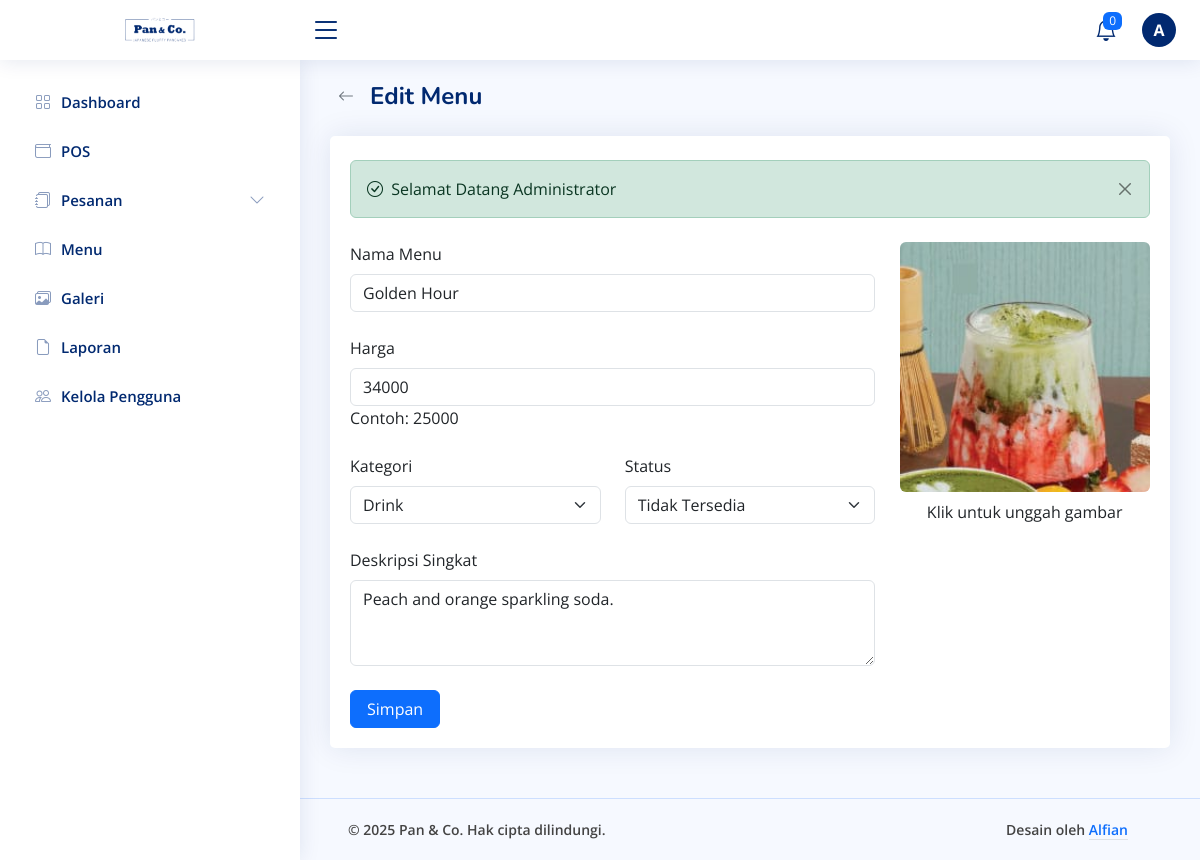
Screenshot of /dashboard/menu/edit.php?menu-id=15 (signed in) with the database file from the repository.
### tables this page shows
CREATE TABLE `menu` (
  `id_menu` int NOT NULL,
  `tanggal_buat` datetime DEFAULT NULL,
  `nama_menu` varchar(255) DEFAULT NULL,
  `kategori` enum('Dessert','Hot Kitchen','Drink') NOT NULL,
  `harga` bigint DEFAULT NULL,
  `deskripsi` text,
  `status` enum('Tersedia','Tidak Tersedia') NOT NULL,
  `gambar` varchar(255) DEFAULT NULL
);

### config/config.php (called while the page is built, shortened)
<?php
$base_url = 'http://localhost/restaurant-order-system';
function base_url($path = '')
{
    global $base_url;
    return rtrim($base_url, '/') . '/' . ltrim($path, '/');
}
function get_image_url($url_gambar)
{
    $path_gambar = $_SERVER['DOCUMENT_ROOT'] . parse_url($url_gambar, PHP_URL_PATH);
    return $url_gambar;
}

### dashboard/menu/edit.php (the view, shortened to what this page needs)
<?php
include('../../config/config.php');
$id_menu = $_GET['menu-id'];
$sql_menu = "SELECT * FROM menu WHERE id_menu = '$id_menu'";
$query_menu = mysqli_query($koneksi, $sql_menu);
if (!mysqli_num_rows($query_menu) > 0) {
    $_SESSION['error'] = "Data tidak ditemukan";
    echo "<script>window.location.href = '" . base_url('dashboard/menu/show.php') . "';</script>";
    exit();
} else {
    $data_menu = mysqli_fetch_array($query_menu);
}
$title = 'Edit Menu';
?>
<div class="pagetitle">
    <div class="d-flex justify-content-start align-items-center gap-2 mb-4">
        <a href="<?= base_url('dashboard/menu/show.php'); ?>" class="btn btn-outline-secondary rounded-circle border-0 btn-back"><i class="bi bi-arrow-left"></i></a>
        <h1 class="mb-0 fw-bold"><?= $title ?></h1>
    </div>
</div>
<section class="section">
    <div class="row">
        <div class="col-lg-12">
            <div class="card">
                <div class="card-body pt-4">
                    <?php include('../components/alerts.php') ?>
                    <?php
                    $nama_menu = isset($_SESSION['form_data']['nama_menu']) ? htmlspecialchars($_SESSION['form_data']['nama_menu']) : $data_menu['nama_menu'];
                    $harga = isset($_SESSION['form_data']['harga']) ? htmlspecialchars($_SESSION['form_data']['harga']) : $data_menu['harga'];
                    $kategori = isset($_SESSION['form_data']['kategori']) ? htmlspecialchars($_SESSION['form_data']['kategori']) : $data_menu['kategori'];
                    $status = isset($_SESSION['form_data']['status']) ? htmlspecialchars($_SESSION['form_data']['status']) : $data_menu['status'];
                    $deskripsi = isset($_SESSION['form_data']['deskripsi']) ? htmlspecialchars($_SESSION['form_data']['deskripsi']) : $data_menu['deskripsi'];
                    $gambar = get_image_url(base_url('assets/uploads/menu/' . $data_menu['gambar']));
                    ?>
                    <form method="post" action="<?= base_url('dashboard/menu/action.php?update-menu=' . $id_menu); ?>" enctype="multipart/form-data">
                        <div class="row g-4 mb-4">
                            <div class="col-md-8">
                                <div class="row g-4">
                                    <div class="col-md-12">
                                        <label for="nama_menu" class="form-label">Nama Menu</label>
                                        <input type="text" name="nama_menu" class="form-control <?= isset($_SESSION['errors']['nama_menu']) ? 'is-invalid' : '' ?>" id="nama_menu" value="<?= $nama_menu; ?>">
                                    </div>
                                    <div class="col-md-12">
                                        <label for="harga" class="form-label">Harga</label>
                                        <input type="number" name="harga" class="form-control <?= isset($_SESSION['errors']['harga']) ? 'is-invalid' : '' ?>" id="harga" value="<?= $harga; ?>">
                                        <span>Contoh: 25000</span>
                                    </div>
                                    <div class="col-md-6">
                                        <label for="kategori" class="form-label">Kategori</label>
                                        <select class="form-select <?= isset($_SESSION['errors']['kategori']) ? 'is-invalid' : '' ?>" id="kategori" name="kategori">
                                            <option value="Drink" <?= ($kategori === 'Drink') ? 'selected' : ''; ?>>Drink</option>
                                        </select>
                                    </div>
                                    <div class="col-md-6">
                                        <label for="status" class="form-label">Status</label>
                                        <select class="form-select <?= isset($_SESSION['errors']['status']) ? 'is-invalid' : '' ?>" id="status" name="status">
                                            <option value="Tidak Tersedia" <?= ($status === 'Tidak Tersedia') ? 'selected' : ''; ?>>Tidak Tersedia</option>
                                        </select>
                                    </div>
                                    <div class="col-md-12">
                                        <label for="deskripsi" class="form-label">Deskripsi Singkat</label>
                                        <textarea class="form-control <?= isset($_SESSION['errors']['deskripsi']) ? 'is-invalid' : '' ?>" id="deskripsi" name="deskripsi" rows="3"><?= $deskripsi; ?></textarea>
                                    </div>
                                </div>
                            </div>
                            <div class="col-md-4">
                                <label for="gambar" class="form-label d-flex justify-content-center">
                                    <img id="preview-img" src="<?= $gambar; ?>" alt="Pratinjau Gambar" class="rounded object-fit-cover cursor-pointer img-preview" height="250" width="250">
                                </label>
                                <div class="text-center">
                                    <span>Klik untuk unggah gambar</span><br>
                                </div>
                            </div>
                        </div>
                        <button type="submit" class="btn btn-primary text-white px-3">Simpan</button>
                    </form>
                </div>
            </div>
        </div>
    </div>
</section>
<?php
include('../layout.php');
?>

### assets/dashboard/css/style.css (style rules this page uses)
:root { scroll-behavior: smooth; }
body { font-family: "Open Sans", sans-serif; background: #f6f9ff; color: #444444; }
a { color: #4154f1; text-decoration: none; }
h1, h2, h3, h4, h5, h6 { font-family: "Nunito", sans-serif; }
.pagetitle { margin-bottom: 10px; }
.pagetitle h1 { font-size: 24px; margin-bottom: 0; font-weight: 600; color: #012970; }
.card { margin-bottom: 30px; border: none; border-radius: 5px; box-shadow: 0px 0 30px rgba(1, 41, 112, 0.1); }
.card-body { padding: 0 20px 20px 20px; }
html, body { height: 100%; margin: 0; display: flex; flex-direction: column; }
.btn-back { display: flex; justify-content: center; align-items: center; width: 32px !important; height: 32px !important; }
.cursor-pointer { cursor: pointer; }
.img-preview { transition: filter 0.3s ease, transform 0.3s ease; }

### rows the page displays
menu: nama_menu "Golden Hour", harga "34000", kategori "Drink", status "Tidak Tersedia", deskripsi "Peach and orange sparkling soda.", gambar (picture)

### other values shown
substr($_SESSION['nama_lengkap'], 0, 1) "A"
$title "Edit Menu"
$_SESSION['success'] "Selamat Datang Administrator"
